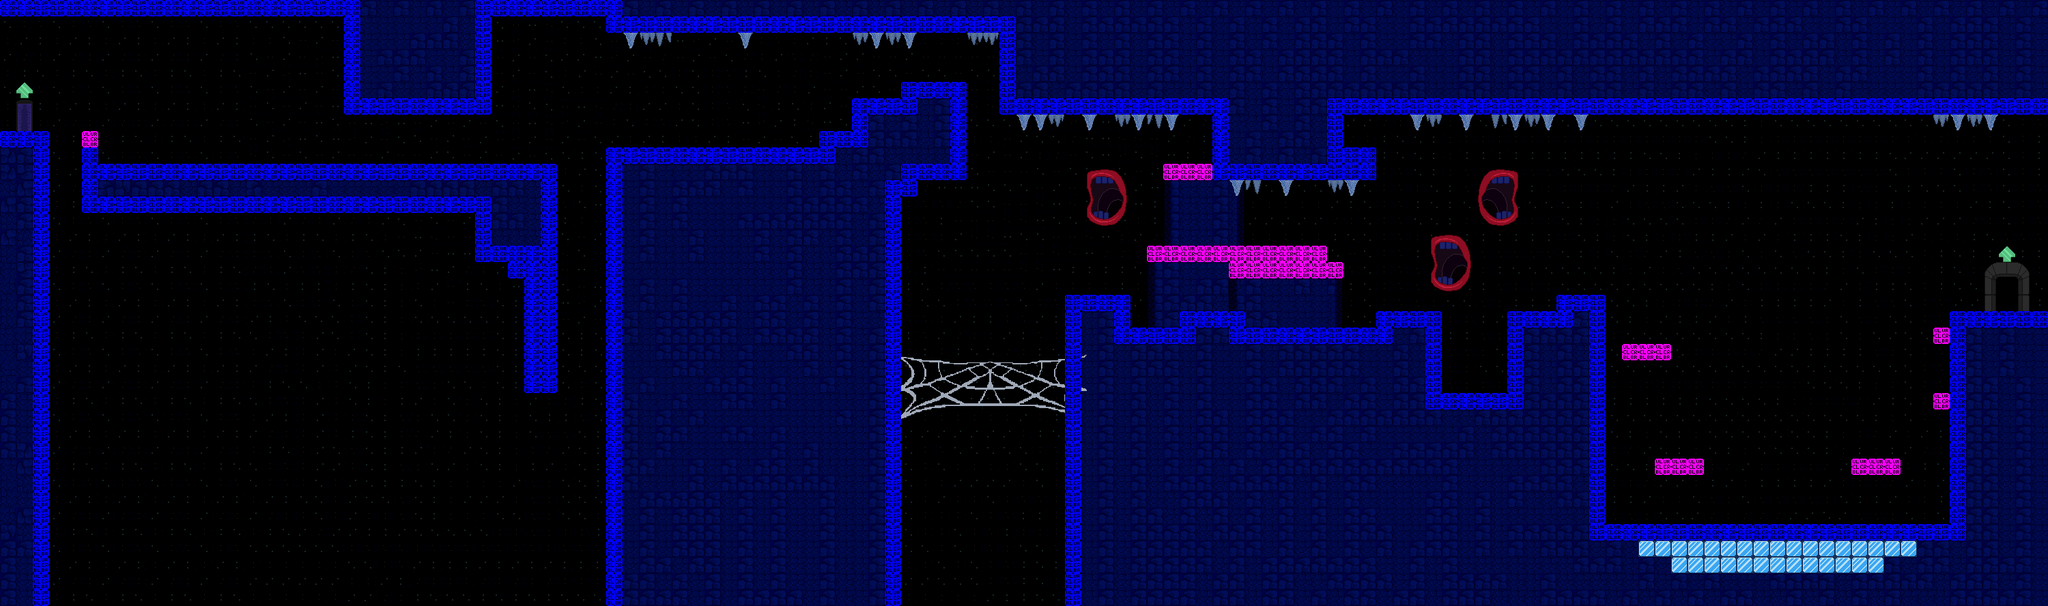

The image is a tile-based game level rendered from a .tmx file. Its description and source (layers, tilesets, objects; grid data summarised) follow:
An orthogonal 125x37 tile map with 24x24 px tiles, 8 tile layers (background, walls, wall shadow corners, wall shadows, ...), 2 tilesets and 80 objects (55x sprite, 13x spawn, 4x liquid, 2x door, 2x material, ...).

<map version="1.0" orientation="orthogonal" renderorder="right-down" width="125" height="37" tilewidth="24" tileheight="24" nextobjectid="81">
 <properties>
  <property name="blue" value="0" />
  <property name="green" value="0" />
  <property name="offset" value="23" />
  <property name="overworldName" value="caverns" />
  <property name="red" value="0" />
  <property name="soundtrack" value="blackcaves" />
  <property name="title" value="Black Caverns" />
 </properties>
 <tileset firstgid="1" name="black-caverns" tilewidth="24" tileheight="24">
  <image source="../images/tilesets/black-caverns.png" width="360" height="672" />
 </tileset>
 <tileset firstgid="421" name="collisions" tilewidth="24" tileheight="24">
  <image source="../images/tilesets/collisions.png" width="632" height="512" />
 </tileset>
 <layer name="background" width="125" height="37" opacity="0.93">
  <data>[4625 cells, 3776 non-empty, 12 distinct tile ids]</data>
 </layer>
 <layer name="walls" width="125" height="37">
  <data>[4625 cells, 2202 non-empty, 6 distinct tile ids]</data>
 </layer>
 <layer name="wall shadow corners" width="125" height="37">
  <data>[4625 cells, 27 non-empty, 3 distinct tile ids]</data>
 </layer>
 <layer name="wall shadows" width="125" height="37">
  <data>[4625 cells, 396 non-empty, 6 distinct tile ids]</data>
 </layer>
 <layer name="floors" width="125" height="37">
  <data>[4625 cells, 204 non-empty, 10 distinct tile ids]</data>
 </layer>
 <layer name="doors" width="125" height="37">
  <data>[4625 cells, 10 non-empty, 6 distinct tile ids]</data>
 </layer>
 <layer name="extras" width="125" height="37">
  <data>[4625 cells, 138 non-empty, 81 distinct tile ids]</data>
 </layer>
 <layer name="collision" width="125" height="37">
  <data>[4625 cells, 512 non-empty, 2 distinct tile ids]</data>
 </layer>
 <objectgroup color="#0000ff" name="nodes" visible="0">
  <object id="1" type="liquid" x="1824" y="456" width="192" height="24">
   <properties>
    <property name="drag" value="true" />
    <property name="drown" value="true" />
    <property name="mask" value="true" />
    <property name="sprite" value="images/liquid/grapedrink.png" />
   </properties>
  </object>
  <object id="2" type="liquid" x="2112" y="480" width="96" height="96">
   <properties>
    <property name="drag" value="true" />
    <property name="drown" value="true" />
    <property name="mask" value="true" />
    <property name="sprite" value="images/liquid/grapedrink.png" />
   </properties>
  </object>
  <object id="3" type="liquid" x="144" y="216" width="672" height="24">
   <properties>
    <property name="death" value="true" />
    <property name="mask" value="true" />
    <property name="sprite" value="images/liquid/lava_horizontal.png" />
   </properties>
  </object>
  <object id="4" type="liquid" x="816" y="216" width="24" height="672">
   <properties>
    <property name="death" value="true" />
    <property name="sprite" value="images/liquid/lava_vertical_right.png" />
   </properties>
  </object>
  <object id="5" type="movingplatform" x="149" y="195" width="33" height="16">
   <properties>
    <property name="chain" value="5" />
    <property name="drop" value="false" />
    <property name="line" value="drumsticks" />
    <property name="singleuse" value="false" />
    <property name="speed" value="0.5" />
    <property name="sprite" value="images/platforms/drumstick.png" />
    <property name="start" value="0" />
    <property name="touchstart" value="true" />
   </properties>
  </object>
  <object id="6" type="bouncer" x="1320" y="480" width="240" height="72">
   <properties>
    <property name="dbval" value="1420" />
   </properties>
  </object>
  <object id="7" type="sprite" x="96" y="96" width="24" height="24">
   <properties>
    <property name="animation" value="1-4,1|1-4,2|1,1" />
    <property name="height" value="24" />
    <property name="random" value="true" />
    <property name="sheet" value="images/sparkle.png" />
    <property name="speed" value="0.1" />
    <property name="width" value="24" />
    <property name="window" value="5" />
   </properties>
  </object>
  <object id="8" type="sprite" x="168" y="528" width="24" height="24">
   <properties>
    <property name="animation" value="1-4,1|1-4,2|1,1" />
    <property name="height" value="24" />
    <property name="random" value="true" />
    <property name="sheet" value="images/sparkle.png" />
    <property name="speed" value="0.1" />
    <property name="width" value="24" />
    <property name="window" value="5" />
   </properties>
  </object>
  <object id="9" type="sprite" x="144" y="384" width="24" height="24">
   <properties>
    <property name="animation" value="1-4,1|1-4,2|1,1" />
    <property name="height" value="24" />
    <property name="random" value="true" />
    <property name="sheet" value="images/sparkle.png" />
    <property name="speed" value="0.1" />
    <property name="width" value="24" />
    <property name="window" value="5" />
   </properties>
  </object>
  <object id="10" type="sprite" x="240" y="144" width="24" height="24">
   <properties>
    <property name="animation" value="1-4,1|1-4,2|1,1" />
    <property name="height" value="24" />
    <property name="random" value="true" />
    <property name="sheet" value="images/sparkle.png" />
    <property name="speed" value="0.1" />
    <property name="width" value="24" />
    <property name="window" value="5" />
   </properties>
  </object>
  <object id="11" type="sprite" x="360" y="72" width="24" height="24">
   <properties>
    <property name="animation" value="1-4,1|1-4,2|1,1" />
    <property name="height" value="24" />
    <property name="random" value="true" />
    <property name="sheet" value="images/sparkle.png" />
    <property name="speed" value="0.1" />
    <property name="width" value="24" />
    <property name="window" value="5" />
   </properties>
  </object>
  <object id="12" type="sprite" x="336" y="696" width="24" height="24">
   <properties>
    <property name="animation" value="1-4,1|1-4,2|1,1" />
    <property name="height" value="24" />
    <property name="random" value="true" />
    <property name="sheet" value="images/sparkle.png" />
    <property name="speed" value="0.1" />
    <property name="width" value="24" />
    <property name="window" value="5" />
   </properties>
  </object>
  <object id="13" type="sprite" x="204" y="36" width="24" height="24">
   <properties>
    <property name="animation" value="1-4,1|1-4,2|1,1" />
    <property name="height" value="24" />
    <property name="random" value="true" />
    <property name="sheet" value="images/sparkle.png" />
    <property name="speed" value="0.1" />
    <property name="width" value="24" />
    <property name="window" value="5" />
   </properties>
  </object>
  <object id="14" type="sprite" x="144" y="672" width="24" height="24">
   <properties>
    <property name="animation" value="1-4,1|1-4,2|1,1" />
    <property name="height" value="24" />
    <property name="random" value="true" />
    <property name="sheet" value="images/sparkle.png" />
    <property name="speed" value="0.1" />
    <property name="width" value="24" />
    <property name="window" value="5" />
   </properties>
  </object>
  <object id="15" type="sprite" x="288" y="528" width="24" height="24">
   <properties>
    <property name="animation" value="1-4,1|1-4,2|1,1" />
    <property name="height" value="24" />
    <property name="random" value="true" />
    <property name="sheet" value="images/sparkle.png" />
    <property name="speed" value="0.1" />
    <property name="width" value="24" />
    <property name="window" value="5" />
   </properties>
  </object>
  </objectgroup>
 <objectgroup name="movement">
  <!-- 1 objects omitted --></objectgroup>
</map>
<!-- 65 of 80 objects omitted -->
